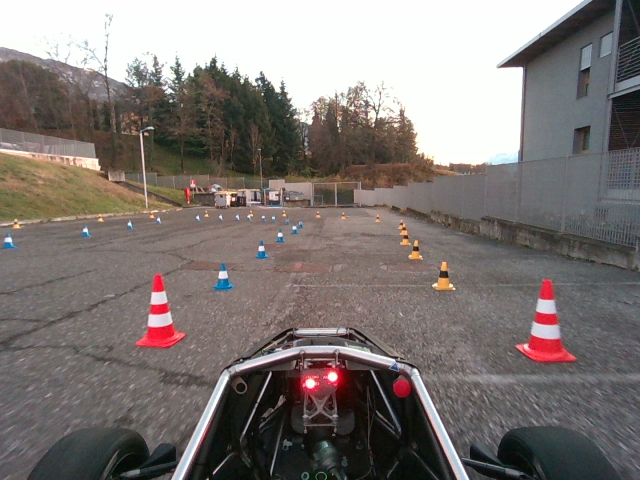
//> input picture src/data/frame_1.png, 640 x 480 px
$ ./backup   (built with g++ and OpenCV 4)
//> lines starting //> are read from the running program, lines starting //| are printed output that depends on the picture; after the words box and inside, x2 and y2 are one past the last pixel; in counts of white or black regions, pixels touching at a corner belong together
#include <opencv2/opencv.hpp>
#include <iostream>
#include <vector>
#include <algorithm>

using namespace std;

void printEnvironmentInfo();
void printImg(cv::Mat to_print, std::string msg);
double point_distance(const cv::Point& a, const cv::Point& b);
cv::Point median_point(const cv::Point& a, const cv::Point& b);
void assign_red_cone(cv::Point& red_cone, const cv::Point& new_cone, const int selected_cone);
cv::Point get_circuit_point(const cv::Point& current_cone, std::vector <cv::Point>& other_side_cones);
void sortCircuitPoints(const cv::Point& starting_point,std::vector<cv::Point>& circuit_points);
void drawCircuit(cv::Mat& image, const std::vector<cv::Point>& circuit_points);

// Public paths for images
const std::string image_1 = "../src/data/frame_1.png";
const std::string image_2 = "../src/data/frame_2.png";

// Error codes
const int image_not_found = -1;

const int default_val = 0;

// Upper and lower bounds for the colors of the cones

// Light Red
const cv::Scalar lower_red1(150, 40, 200);
const cv::Scalar upper_red1(180, 70, 255);

// Dark Red
const cv::Scalar lower_red2(150, 100, 200);
const cv::Scalar upper_red2(180, 255, 255);

// Blue
const cv::Scalar lower_blue(95, 50, 120); // 95 80 120
const cv::Scalar upper_blue(110, 255, 190);

// Yellow
const cv::Scalar lower_yellow(10, 90, 180); //prev 180
const cv::Scalar upper_yellow(22, 170, 255);

// White
const cv::Scalar lower_white(110, 0, 200);
const cv::Scalar upper_white(180, 25, 255);

// Light Black
const cv::Scalar lower_black1(0, 40, 40); //180
const cv::Scalar upper_black1(20, 255, 100); //255

// Dark Black
const cv::Scalar lower_black2(160, 40, 50);
const cv::Scalar upper_black2(180, 70, 70); //195

// Constants for image processing
int bgr2hsv = cv::COLOR_BGR2HSV;

const int left_red_cone_selected = 0;
const int right_red_cone_selected = 1;
const int processing_itrations = 10;
const int white_index = 0;
const int light_black_index = 1;
const int dark_black_index = 2;
const int red_index = 3;
const int blue_index = 4;
const int yellow_index = 5;
cv::Mat strong_kernel = cv::getStructuringElement(cv::MORPH_ELLIPSE, cv::Size(5, 5)); // best one so far
cv::Mat kernel = cv::getStructuringElement(cv::MORPH_ELLIPSE, cv::Size(3, 3)); // best one so far
cv::Point invalid_point = cv::Point(-1,-1);
cv::Point leftmost_red_cone = cv::Point(-1,-1);
cv::Point rightmost_red_cone = cv::Point(-1,-1);
std::vector <cv::Point> blue_cones;
std::vector <cv::Point> yellow_cones;
std::vector <cv::Point> circuit_points;

int main() {

    printEnvironmentInfo();

    // Level 1: load and display the image
    cv::Mat frame_1 = cv::imread(image_1);
//> frame_1 is the input picture: 480 rows x 640 cols, CV_8UC3; mean B, G, R 117.4, 120.4, 127.4
    if (frame_1.empty()) {
        std::cerr << "Image not found!\n";
        return image_not_found;
    }

    printImg(frame_1,"Frame 1 clear");

    // Level 2: Cone detection

    // Pre processing of the image:

    // Changing color mode from bgr to hsv in order to remove color brightness and saturation

    cv::Mat hsv_frame_1;
    cv::cvtColor(frame_1, hsv_frame_1, cv::COLOR_BGR2HSV);
//> hsv_frame_1: 480 rows x 640 cols, CV_8UC3; mean H, S, V 55.8, 37.3, 130

    // Struct to memoriza the bounds of the colors and the images at every step of the pipeline
    std::vector <std::string> color_names ={ // String names of the colors
        "white",
        "light black",
        "dark black",
        "dark_red",
        "blue",
        "yellow",
    };
    std::vector <std::pair<cv::Scalar, cv::Scalar>> color_bounds = { // pairs of the lower and upper bound for each color
        {lower_white, upper_white},
        {lower_black1, upper_black1},
        {lower_black2, upper_black2},
        {lower_red2, upper_red2},
        {lower_blue, upper_blue},
        {lower_yellow, upper_yellow},
    };
    std::vector<cv::Mat> frames_cones_color(color_bounds.size()); // color detector for each color of the cones
    std::vector<std::vector<std::vector<cv::Point>>> colors_contours(color_bounds.size()); // contours of each color

    // Pipeline application for each image of the cones color

    for(size_t i = 0; i < color_bounds.size(); i++)
    {
        const std::pair<cv::Scalar,cv::Scalar> bounds = color_bounds[i]; //bounds of the colors of each cones

        // Extract the current color
        cv::inRange(hsv_frame_1, bounds.first, bounds.second, frames_cones_color[i]);

        // Tune the current mask with another one in order to combine different colors to create the best profile for the cones
        if( i > 1 )
        {
            switch (i)
            {
                case dark_black_index:
                    cv::bitwise_or(frames_cones_color[i], frames_cones_color[1], frames_cones_color[i]);
                break;

                case red_index:
                    cv::bitwise_or(frames_cones_color[i], frames_cones_color[white_index], frames_cones_color[i]);
                    cv::dilate(frames_cones_color[i], frames_cones_color[i], strong_kernel);
                break;

                case blue_index:
                    cv::bitwise_or(frames_cones_color[i], frames_cones_color[white_index], frames_cones_color[i]);
                    cv::dilate(frames_cones_color[i], frames_cones_color[i], strong_kernel);
                break;

                case yellow_index:
                    cv::bitwise_or(frames_cones_color[i], frames_cones_color[dark_black_index], frames_cones_color[i]);
                    cv::dilate(frames_cones_color[i], frames_cones_color[i], strong_kernel);
                break;

                default:
                    cout <<"No color tuning needed" <<endl;
                break;
            }
        }

        // Join adjacent areas
        cv::morphologyEx(frames_cones_color[i], frames_cones_color[i], cv::MORPH_CLOSE, strong_kernel);
        cv::morphologyEx(frames_cones_color[i], frames_cones_color[i], cv::MORPH_OPEN, kernel);

        // Fill black areas inside contours using another mask
        cv::Mat im_floodfill = frames_cones_color[i].clone();
        cv::floodFill(im_floodfill, cv::Point(0, 0), cv::Scalar(255)); // riempi da bordo con bianco

        cv::bitwise_not(im_floodfill, im_floodfill);

        // Fill the holes inside the previous image
        frames_cones_color[i] = (frames_cones_color[i] | im_floodfill);

        // Hierarchy declaration for contours and copying the mask to further improve the pipeline
        std::vector<cv::Vec4i> hierarchy;
        cv::Mat mask_copy = frames_cones_color[i].clone();

        // Find the contours of the white areas
        cv::findContours(frames_cones_color[i], colors_contours[i], hierarchy, cv::RETR_EXTERNAL, cv::CHAIN_APPROX_SIMPLE);

        if(i > dark_black_index)
        {
            //printImg(frames_cones_color[i], color_names[i]);
            for (const auto& contour : colors_contours[i]) {
                std::vector<cv::Point> approx;
                double epsilon = 0.02 * cv::arcLength(contour, true);
                cv::approxPolyDP(contour, approx, epsilon, true);

                if (approx.size() >= 3 && approx.size() <= 9) {
                    // Check if the shape is similar to a triangle
                    double area = cv::contourArea(contour);
                    cv::Rect box = cv::boundingRect(contour);
                    double aspectRatio = (double)box.width / box.height;

                    if(area > 15 && aspectRatio <= 5)
                    {
                        cv::Mat roi = hsv_frame_1(box); // ritagli la regione nel frame HSV

                        // creating a mask for each color
                        cv::Mat mask_blue, mask_yellow, mask_red, mask_white;

                        cv::inRange(roi, lower_blue, upper_blue, mask_blue);
                        cv::inRange(roi, lower_yellow, upper_yellow, mask_yellow);
                        cv::inRange(roi, lower_red2, upper_red2, mask_red);
                        cv::inRange(roi, lower_white, upper_white, mask_white);

                        int contour_area = (box.width * box.height);

                        // Calculating how many of the pixel with the same color as the cones are in each boc
                        double blue_ratio = (double)cv::countNonZero(mask_blue) / contour_area;
                        double yellow_ratio = (double)cv::countNonZero(mask_yellow) / contour_area;
                        double red_ratio = (double)cv::countNonZero(mask_red) / contour_area;
                        double white_ratio = (double)cv::countNonZero(mask_white) / contour_area;

                        // Level 3: classifying each cones with a different borders color based on the ones of the found one
                        // Draw only those boxes with the colors of the cones and a relatively small amount of white
                        //  This is to prevent openCV from detecting the white stripe of a red or blue cone as a separate item
                        if ( (blue_ratio > 0.1 || yellow_ratio > 0.1 || red_ratio > 0.1) && white_ratio < 0.1 ) {
                            cv::rectangle(frame_1, box, bounds.first, 2);
                            //printImg(frame_1,"cones detected so far");
                            cv::Point new_cone = cv::Point( box.x + (box.width / 2), box.y + (box.height / 2) ); // creating the coordinates of the new cones corresponding to the ones of the center of the already drawn box

                            // Storing and classifying the new cone in order to use its coordinates to detect the circuit in the next level
                            switch (i)
                            {
                                case red_index: // checking if the new red cone is the left most or right most
                                    assign_red_cone(leftmost_red_cone, new_cone ,left_red_cone_selected);
                                    assign_red_cone(rightmost_red_cone, new_cone ,right_red_cone_selected);
                                break;

                                case blue_index:
                                    blue_cones.push_back(new_cone);
                                break;

                                case yellow_index:
                                    yellow_cones.push_back(new_cone);
                                break;

                                default:
                                    cout <<"Unknown item detected" <<endl;
                                break;
                            }
                        }
                    }
                }
            }
        }
    }
//> this loop made 6 passes
//> kernel on pass 1: [[0, 1, 0], [1, 1, 1], [0, 1, 0]]
//> pass 1, `cv::Mat im_floodfill = frames_cones_color[i].clone();`:
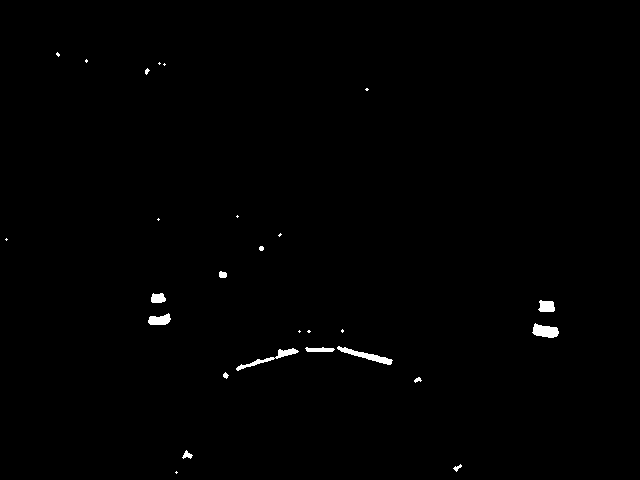
//> im_floodfill: 480 rows x 640 cols, CV_8UC1; 0.57% white; 27 white regions (13 under 20 px), largest, box (x1, y1, x2, y2) and area: (337, 346, 393, 365) 307, (532, 323, 559, 338) 274, (236, 348, 299, 371) 271
//> pass 2, `cv::Mat im_floodfill = frames_cones_color[i].clone();`:
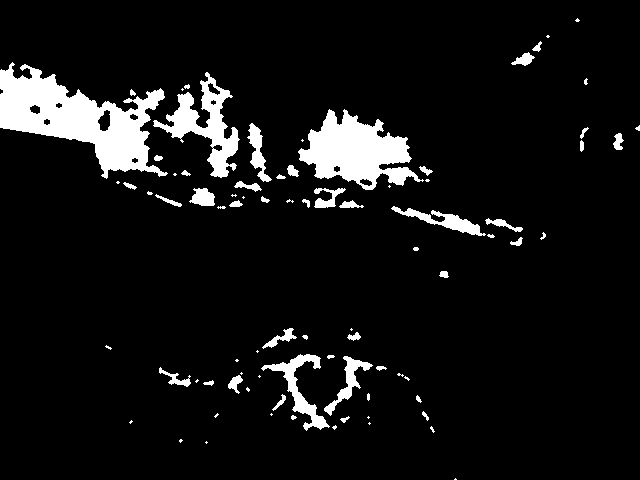
//> im_floodfill: 480 rows x 640 cols, CV_8UC1; 7.7% white; 83 white regions (35 under 20 px), largest, box (x1, y1, x2, y2) and area: (0, 62, 168, 179) 8590, (298, 109, 424, 190) 5389, (153, 72, 240, 178) 2976
//> after the loop:
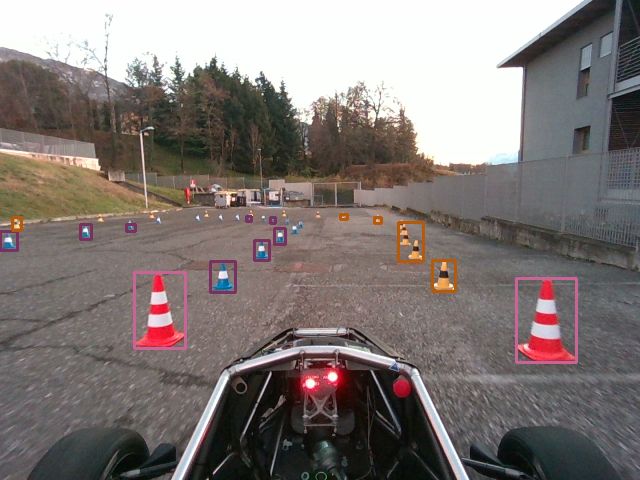
//> frame_1: 480 rows x 640 cols, CV_8UC3; 1.24% of pixels changed, all inside (x1, y1, x2, y2) = (0, 213, 578, 364)
//> after the loop, blue_cones = 8 Points (x, y): [223, 277], [262, 250], [9, 241], [280, 236], [131, 228], [86, 232], [273, 220], [249, 219]; yellow_cones = 5 Points (x, y): [444, 276], [411, 242], [378, 220], [17, 224], [344, 217]

    printImg(frame_1,"Cones detected");

    // Level 4: detect circuit

    // Detect the point of the circuit by calculating the median point between the current blue/yellow cone with the closest one on the other side

    cv::Point starting_point = median_point(leftmost_red_cone, rightmost_red_cone);
//> starting_point = Point(353, 315)
    circuit_points.push_back(starting_point);
//> circuit_points = 1 Point (x, y): [353, 315]
    for(size_t i = 0; i < blue_cones.size(); i++)
    {
        cv::Point new_circuit_point = get_circuit_point(blue_cones[i], yellow_cones);
        circuit_points.push_back(new_circuit_point);
    }
//> this loop made 8 passes
//> new_circuit_point on passes 1 to 8: Point(283, 247), Point(303, 233), Point(13, 232), Point(312, 226), Point(74, 226), Point(51, 228), Point(308, 218), Point(296, 218)

    for(size_t i = 0; i < yellow_cones.size(); i++)
    {
        cv::Point new_circuit_point = get_circuit_point(yellow_cones[i], blue_cones);
        circuit_points.push_back(new_circuit_point);
    }
//> this loop made 5 passes
//> new_circuit_point on passes 1 to 5: Point(362, 256), Point(345, 239), Point(329, 228), Point(13, 232), Point(312, 226)

    // Sort the points of the circuit based on how close they are to a starting point

    sortCircuitPoints(starting_point, circuit_points);
//> in sortCircuitPoints, `std::sort(circuit_points.begin(), circuit_points.end(), [&starting_poi..`: circuit_points = 14 Points (x, y), first 12: [13, 232], [13, 232], [51, 228], [74, 226], [296, 218], [308, 218], [312, 226], [312, 226], [283, 247], [303, 233], [329, 228], [345, 239]
    drawCircuit(frame_1,circuit_points);
    printImg(frame_1, "Circuit detected");

    return default_val;
}

void printEnvironmentInfo() {
    std::cout << "------------------------------------\n";
    std::cout << "   Runtime Environment Information   \n";
    std::cout << "------------------------------------\n";
    std::cout << "OpenCV version : " << CV_VERSION << "\n";

    #if defined(__clang__)
            std::cout << "Compiler        : Clang "
                << __clang_major__ << "." << __clang_minor__ << "\n";
    #elif defined(__GNUC__)
        std::cout << "Compiler        : GCC "
                << __GNUC__ << "." << __GNUC_MINOR__ << "." << __GNUC_PATCHLEVEL__ << "\n";
    #elif defined(_MSC_VER)
        std::cout << "Compiler        : MSVC " << _MSC_VER << "\n";
    #else
        std::cout << "Compiler        : Unknown\n";
    #endif

        std::cout << "C++ standard    : ";
    #if __cplusplus == 199711L
        std::cout << "C++98\n";
    #elif __cplusplus == 201103L
        std::cout << "C++11\n";
    #elif __cplusplus == 201402L
        std::cout << "C++14\n";
    #elif __cplusplus == 201703L
        std::cout << "C++17\n";
    #elif __cplusplus == 202002L
        std::cout << "C++20\n";
    #elif __cplusplus > 202002L
        std::cout << "C++23 or newer\n";
    #else
        std::cout << "Unknown (" << __cplusplus << ")\n";
    #endif
        std::cout << "------------------------------------\n\n";
}

void printImg(cv::Mat to_print, std::string msg)
{
    cv::imshow(msg, to_print);
    cv::waitKey(default_val);
}

double point_distance(const cv::Point& a, const cv::Point& b) {
    return std::sqrt(std::pow(a.x - b.x, 2) + std::pow(a.y - b.y, 2));
}

cv::Point median_point(const cv::Point& a, const cv::Point& b) {
    return cv::Point((a.x + b.x) / 2, (a.y + b.y) / 2);
}

void assign_red_cone(cv::Point& red_cone, const cv::Point& new_cone, const int selected_cone) {
    if( selected_cone == left_red_cone_selected && ( (red_cone.x == invalid_point.x && red_cone.y == invalid_point.y) || (red_cone.x > new_cone.x) ) ) // unassigned cone
    {
        red_cone.x = new_cone.x;
        red_cone.y = new_cone.y;
    }
    else if( selected_cone == right_red_cone_selected && ( (red_cone.x == invalid_point.x && red_cone.y == invalid_point.y) || (red_cone.x < new_cone.x) ) )
    {
        red_cone.x = new_cone.x;
        red_cone.y = new_cone.y;
    }
}

cv::Point get_circuit_point(const cv::Point& current_cone, std::vector <cv::Point>& other_side_cones)
{
    if (other_side_cones.empty())
    {
        return current_cone;
    }
    cv::Point closest_cone = other_side_cones[0];
    double best_len = point_distance(current_cone, other_side_cones[0]);
    double current_len;
    for(size_t i = 1; i < other_side_cones.size(); i++)
    {
        current_len = point_distance(current_cone, other_side_cones[i]);
        if (current_len < best_len)
        {
            closest_cone = other_side_cones[i];
            best_len = current_len;
        }
    }
    return median_point(current_cone, closest_cone);
}

// Sort the points of the circuit considering first the ones with a bigger x value, eventually sorting considering  y value

void sortCircuitPoints(const cv::Point& starting_point,std::vector<cv::Point>& circuit_points) {
    std::sort(circuit_points.begin(), circuit_points.end(),
              [&starting_point](const cv::Point& a, const cv::Point& b) {
                  return point_distance(a,starting_point) > point_distance(b, starting_point);
              });
}

void drawCircuit(cv::Mat& image, const std::vector<cv::Point>& circuit_points) {
    // Drawing every point as a circle
    for (const auto& pt : circuit_points) {
        cv::circle(image, pt, 5, cv::Scalar(0, 0, 255), -1); // rosso, riempito
    }
//> this loop made 14 passes
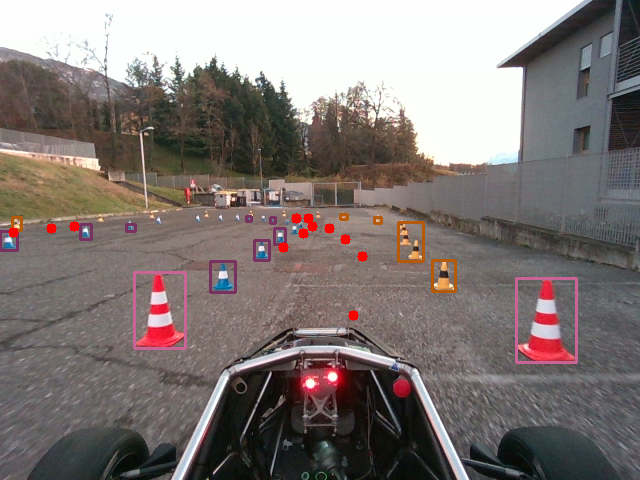
//> image: 480 rows x 640 cols, CV_8UC3; 0.31% of pixels changed, all inside (x1, y1, x2, y2) = (8, 213, 368, 321)

    // Joining points with lines
    for (size_t i = 1; i < circuit_points.size(); ++i) {
        cv::line(image, circuit_points[i-1], circuit_points[i], cv::Scalar(255, 0, 0), 2); // blu, spessore 2
    }
//> this loop made 13 passes
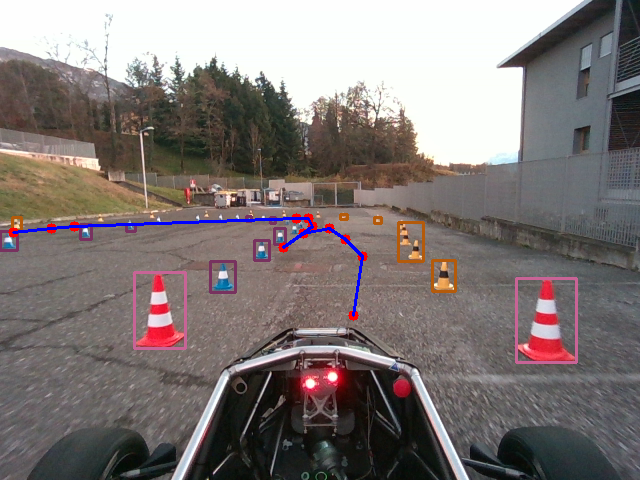
//> image: 480 rows x 640 cols, CV_8UC3; 0.47% of pixels changed, all inside (x1, y1, x2, y2) = (12, 217, 364, 317)
}
